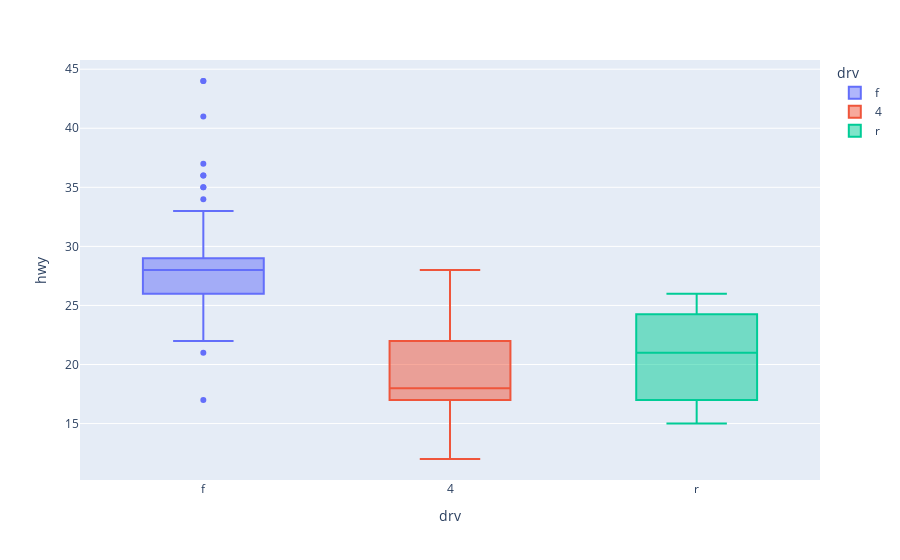

Notebook source saved alongside this figure:
### Code cell
# p320 상자 그림 만들기 boxplot

px.box(data_frame= mpg, x='drv', y='hwy', color='drv')

### Figure 1 — Plotly figure (JSON) as saved in the notebook; plotly's stock layout.template omitted (floating-point values rounded to 4 significant figures)
{"data": [{"alignmentgroup": "True", "hovertemplate": "drv=%{x}<br>hwy=%{y}<extra></extra>", "legendgroup": "f", "marker": {"color": "#636efa"}, "name": "f", "notched": false, "offsetgroup": "f", "orientation": "v", "showlegend": true, "type": "box", "x": ["f", "f", "f", "f", "f", "f", "f", "f", "f", "f", "f", "f", "f", "f", "f", "f", "f", "f", "f", "f", "f", "f", "f", "f", "f", "f", "f", "f", "f", "f", "f", "f", "f", "f", "f", "f", "f", "f", "f", "f", "f", "f", "f", "f", "f", "f", "f", "f", "f", "f", "f", "f", "f", "f", "f", "f", "f", "f", "f", "f", "f", "f", "f", "f", "f", "f", "f", "f", "f", "f", "f", "f", "f", "f", "f", "f", "f", "f", "f", "f", "f", "f", "f", "f", "f", "f", "f", "f", "f", "f", "f", "f", "f", "f", "f", "f", "f", "f", "f", "f", "f", "f", "f", "f", "f", "f"], "x0": " ", "xaxis": "x", "y": [29, 29, 31, 30, 26, 26, 27, 27, 30, 26, 29, 26, 24, 24, 22, 22, 24, 24, 17, 22, 21, 23, 23, 33, 32, 32, 29, 32, 34, 36, 36, 29, 26, 27, 30, 31, 26, 26, 28, 26, 29, 28, 27, 24, 24, 24, 29, 27, 31, 32, 27, 26, 26, 25, 25, 26, 26, 27, 28, 25, 29, 27, 31, 31, 26, 26, 28, 27, 29, 31, 31, 26, 26, 27, 30, 33, 35, 37, 35, 29, 26, 29, 29, 24, 44, 29, 26, 29, 29, 29, 29, 23, 24, 44, 41, 29, 26, 28, 29, 29, 29, 28, 29, 26, 26, 26], "y0": " ", "yaxis": "y"}, {"alignmentgroup": "True", "hovertemplate": "drv=%{x}<br>hwy=%{y}<extra></extra>", "legendgroup": "4", "marker": {"color": "#EF553B"}, "name": "4", "notched": false, "offsetgroup": "4", "orientation": "v", "showlegend": true, "type": "box", "x": ["4", "4", "4", "4", "4", "4", "4", "4", "4", "4", "4", "4", "4", "4", "4", "4", "4", "4", "4", "4", "4", "4", "4", "4", "4", "4", "4", "4", "4", "4", "4", "4", "4", "4", "4", "4", "4", "4", "4", "4", "4", "4", "4", "4", "4", "4", "4", "4", "4", "4", "4", "4", "4", "4", "4", "4", "4", "4", "4", "4", "4", "4", "4", "4", "4", "4", "4", "4", "4", "4", "4", "4", "4", "4", "4", "4", "4", "4", "4", "4", "4", "4", "4", "4", "4", "4", "4", "4", "4", "4", "4", "4", "4", "4", "4", "4", "4", "4", "4", "4", "4", "4", "4"], "x0": " ", "xaxis": "x", "y": [26, 25, 28, 27, 25, 25, 25, 25, 24, 25, 23, 19, 14, 15, 17, 19, 18, 17, 17, 19, 19, 12, 17, 15, 17, 17, 12, 17, 16, 18, 15, 16, 12, 17, 17, 16, 12, 15, 16, 17, 15, 17, 19, 17, 19, 19, 17, 17, 17, 16, 16, 17, 15, 17, 22, 19, 20, 17, 12, 19, 18, 14, 15, 18, 18, 15, 17, 19, 19, 17, 17, 17, 20, 18, 25, 24, 27, 25, 26, 23, 26, 26, 26, 26, 25, 27, 25, 27, 20, 20, 19, 17, 20, 17, 15, 18, 20, 20, 22, 17, 19, 18, 20], "y0": " ", "yaxis": "y"}, {"alignmentgroup": "True", "hovertemplate": "drv=%{x}<br>hwy=%{y}<extra></extra>", "legendgroup": "r", "marker": {"color": "#00cc96"}, "name": "r", "notched": false, "offsetgroup": "r", "orientation": "v", "showlegend": true, "type": "box", "x": ["r", "r", "r", "r", "r", "r", "r", "r", "r", "r", "r", "r", "r", "r", "r", "r", "r", "r", "r", "r", "r", "r", "r", "r", "r"], "x0": " ", "xaxis": "x", "y": [20, 15, 20, 17, 17, 26, 23, 26, 25, 24, 17, 17, 18, 26, 25, 26, 24, 21, 22, 23, 22, 20, 17, 16, 18], "y0": " ", "yaxis": "y"}], "layout": {"boxmode": "overlay", "legend": {"title": {"text": "drv"}, "tracegroupgap": 0}, "margin": {"t": 60}, "xaxis": {"anchor": "y", "categoryarray": ["f", "4", "r"], "categoryorder": "array", "domain": [0, 1], "title": {"text": "drv"}}, "yaxis": {"anchor": "x", "domain": [0, 1], "title": {"text": "hwy"}}}}
